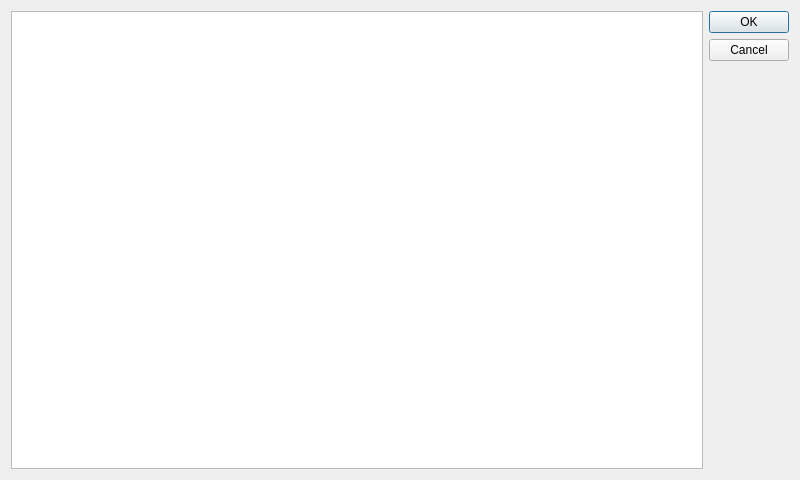
<?xml version="1.0" encoding="UTF-8"?>
<ui version="4.0">
 <class>ActivityOverlapsDialog</class>
 <widget class="QDialog" name="ActivityOverlapsDialog">
  <property name="geometry">
   <rect>
    <x>0</x>
    <y>0</y>
    <width>800</width>
    <height>480</height>
   </rect>
  </property>
  <property name="windowTitle">
   <string notr="true"/>
  </property>
  <layout class="QHBoxLayout" name="horizontalLayout">
   <item>
    <widget class="QTableView" name="tableView">
     <property name="editTriggers">
      <set>QAbstractItemView::NoEditTriggers</set>
     </property>
     <property name="alternatingRowColors">
      <bool>true</bool>
     </property>
     <property name="selectionMode">
      <enum>QAbstractItemView::SingleSelection</enum>
     </property>
     <property name="selectionBehavior">
      <enum>QAbstractItemView::SelectRows</enum>
     </property>
     <property name="sortingEnabled">
      <bool>true</bool>
     </property>
    </widget>
   </item>
   <item>
    <widget class="QDialogButtonBox" name="buttonBox">
     <property name="orientation">
      <enum>Qt::Vertical</enum>
     </property>
     <property name="standardButtons">
      <set>QDialogButtonBox::Cancel|QDialogButtonBox::Ok</set>
     </property>
    </widget>
   </item>
  </layout>
 </widget>
 <resources/>
 <connections>
  <connection>
   <sender>buttonBox</sender>
   <signal>accepted()</signal>
   <receiver>ActivityOverlapsDialog</receiver>
   <slot>accept()</slot>
   <hints>
    <hint type="sourcelabel">
     <x>248</x>
     <y>254</y>
    </hint>
    <hint type="destinationlabel">
     <x>157</x>
     <y>274</y>
    </hint>
   </hints>
  </connection>
  <connection>
   <sender>buttonBox</sender>
   <signal>rejected()</signal>
   <receiver>ActivityOverlapsDialog</receiver>
   <slot>reject()</slot>
   <hints>
    <hint type="sourcelabel">
     <x>316</x>
     <y>260</y>
    </hint>
    <hint type="destinationlabel">
     <x>286</x>
     <y>274</y>
    </hint>
   </hints>
  </connection>
 </connections>
</ui>
